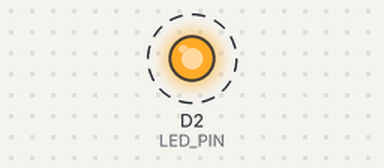
A sketch run on a simulated ESP8266 (NodeMCU). On the bench: output pins drawn as LEDs (lit = HIGH). Dashed ring = blinking. WiFi joins after 1.5 s; servers stay silent unless stated; what the sketch prints to the serial monitor is not drawn.

Above: at 2.0 s.
Timing chart, 0 to 6.1 s (numbered marks = the images above):
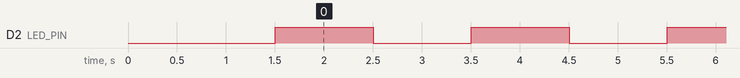

The sketch:

DemoOTA.ino
```cpp
#include <ESP8266WiFi.h>
#include <ESP8266mDNS.h>
#include <WiFiUDP.h>
#include <ArduinoOTA.h>

// Replace with your network credentials
const char* ssid = "VELOCITY_JONATHAN";
const char* password = "0941022956";

const int LED_PIN = D2; // Connect the LED to this pin

void setup() {
  Serial.begin(115200);
  Serial.println("Booting");
  WiFi.mode(WIFI_STA);
  WiFi.begin(ssid, password);
  while (WiFi.waitForConnectResult() != WL_CONNECTED) {
    Serial.println("Connection Failed! Rebooting...");
    delay(5000);
    ESP.restart();
  }

  // Port defaults to 8266
  ArduinoOTA.setPort(8266);

  // Hostname
  ArduinoOTA.setHostname("ESP8266-OTA");

  // No authentication
  //ArduinoOTA.setPassword((const char *)NULL);

  ArduinoOTA.onStart([]() {
    Serial.println("Start");
  });
  ArduinoOTA.onEnd([]() {
    Serial.println("\nEnd");
  });
  ArduinoOTA.onProgress([](unsigned int progress, unsigned int total) {
    Serial.printf("Progress: %u%%\r", (progress / (total / 100)));
  });
  ArduinoOTA.onError([](ota_error_t error) {
    Serial.printf("Error[%u]: ", error);
    if (error == OTA_AUTH_ERROR) Serial.println("Auth Failed");
    else if (error == OTA_BEGIN_ERROR) Serial.println("Begin Failed");
    else if (error == OTA_CONNECT_ERROR) Serial.println("Connect Failed");
    else if (error == OTA_RECEIVE_ERROR) Serial.println("Receive Failed");
    else if (error == OTA_END_ERROR) Serial.println("End Failed");
  });

  ArduinoOTA.begin();
  Serial.println("Ready");
  Serial.println("IP address: ");
  Serial.println(WiFi.localIP());

  pinMode(LED_PIN, OUTPUT);
  digitalWrite(LED_PIN, LOW);
}

void loop() {
  ArduinoOTA.handle();
  digitalWrite(LED_PIN, !digitalRead(LED_PIN));
  delay(1000);
}
```

Measured:
- by itself, D2 (LED_PIN): alternates HIGH for 1.0 s and LOW for 1.0 s
